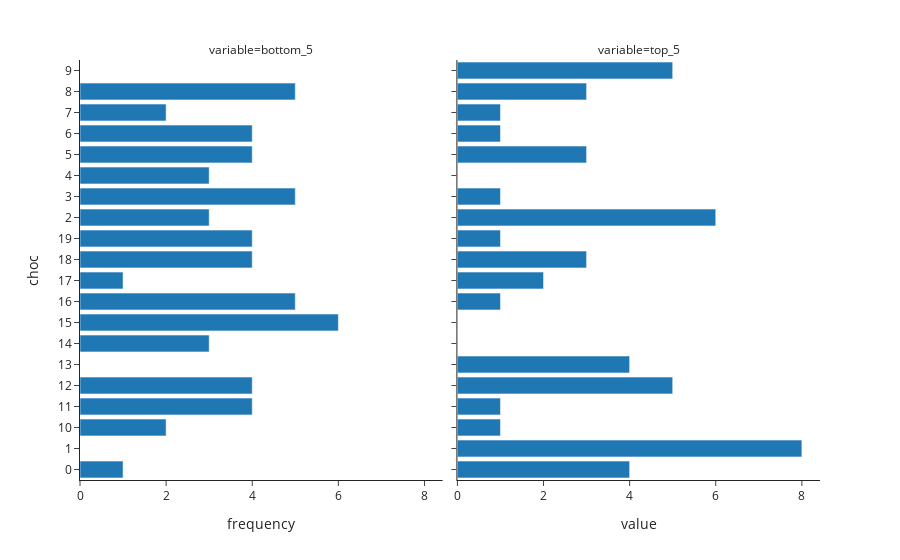

Source (notebook cell):
### Markdown cell above
Also replicating the visualisation from the exploratory data analysis of frequency of being ranked in the top or bottom 5, again it appears the generative model is capable of producing ranking data that performs similarly to the real observed ranking data.

Many chocolates appear in both the top 5 and the bottom 5 for different people, while some chocolates appear exclusively in people's top or bottom 5s, but not both. Based on this, there is no reason to reject the generative model as a representation of the data generating process that produced the real rankings.

### Code cell
vizrank.plot_top_bottom_n(rank_prior_df, n=5)

### Figure 1 — Plotly figure (JSON) as saved in the notebook; plotly's stock layout.template omitted (floating-point values rounded to 4 significant figures)
{"data": [{"alignmentgroup": "True", "hovertemplate": "variable=bottom_5<br>value=%{x}<br>choc=%{y}<extra></extra>", "legendgroup": "", "marker": {"color": "#1F77B4", "pattern": {"shape": ""}}, "name": "", "offsetgroup": "", "orientation": "h", "showlegend": false, "textposition": "auto", "type": "bar", "x": [1, 0, 2, 4, 4, 0, 3, 6, 5, 1, 4, 4, 3, 5, 3, 4, 4, 2, 5, 0], "xaxis": "x", "y": ["0", "1", "10", "11", "12", "13", "14", "15", "16", "17", "18", "19", "2", "3", "4", "5", "6", "7", "8", "9"], "yaxis": "y"}, {"alignmentgroup": "True", "hovertemplate": "variable=top_5<br>value=%{x}<br>choc=%{y}<extra></extra>", "legendgroup": "", "marker": {"color": "#1F77B4", "pattern": {"shape": ""}}, "name": "", "offsetgroup": "", "orientation": "h", "showlegend": false, "textposition": "auto", "type": "bar", "x": [4, 8, 1, 1, 5, 4, 0, 0, 1, 2, 3, 1, 6, 1, 0, 3, 1, 1, 3, 5], "xaxis": "x2", "y": ["0", "1", "10", "11", "12", "13", "14", "15", "16", "17", "18", "19", "2", "3", "4", "5", "6", "7", "8", "9"], "yaxis": "y2"}], "layout": {"annotations": [{"font": {}, "showarrow": false, "text": "variable=bottom_5", "x": 0.245, "xanchor": "center", "xref": "paper", "y": 1, "yanchor": "bottom", "yref": "paper"}, {"font": {}, "showarrow": false, "text": "variable=top_5", "x": 0.755, "xanchor": "center", "xref": "paper", "y": 1, "yanchor": "bottom", "yref": "paper"}], "barmode": "relative", "legend": {"tracegroupgap": 0}, "margin": {"t": 60}, "showlegend": false, "xaxis": {"anchor": "y", "domain": [0, 0.49], "title": {"text": "frequency"}}, "xaxis2": {"anchor": "y2", "domain": [0.51, 1], "matches": "x", "title": {"text": "value"}}, "yaxis": {"anchor": "x", "domain": [0, 1], "title": {"text": "choc"}}, "yaxis2": {"anchor": "x2", "domain": [0, 1], "matches": "y", "showticklabels": false}}}
